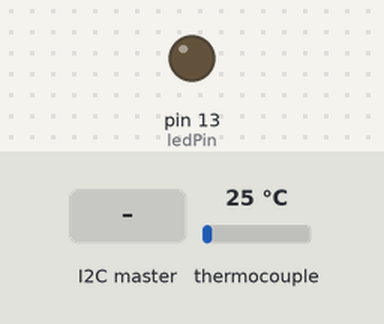
The sketch below on a simulated Arduino Uno, built with avr-gcc and run on an emulated ATmega328P. Parts: output pins drawn as LEDs (lit = HIGH). The inputs (shaded band) are chosen by the test bench; at power-on: thermocouple 25 °C. Pins used as bus, display or sensor lines are not drawn; what the sketch prints to the serial monitor is not drawn.

Above: at 1.7 s.
1.8 s: the I2C master sends the byte 1
At 2.3 s:
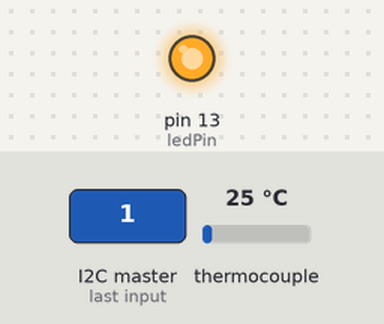
Timing chart, 0 to 4.8 s (numbered marks = the images above; inputs shaded):
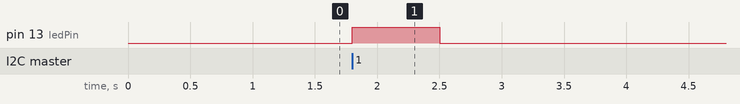

Measured:
- after the input at 1.8 s, pin 13 (ledPin): LOW → HIGH at once, → LOW 0.70 s later

The sketch:

sketch.ino
```cpp
// (licence header left out)
//Ref https://gist.github.com/carlosefr/5849220
//https://github.com/adafruit/MAX6675-library/blob/master/examples/serialthermocouple/serialthermocouple.pde
#include <Wire.h>
#include "max6675.h"


#define SLAVE_ADDRESS 0x04
static const char ledPin = 13;
static const char thermoDO = 3;
static const char thermoCS = 4;
static const char thermoCLK = 5;
static const char vccPin = 2;

short ledValue = 0;
short sensorCurr = 0;
short sensorPrev = -10;


MAX6675 thermocouple(thermoCLK, thermoCS, thermoDO);


void setup()
{
  Serial.begin(9600);
  pinMode(vccPin, OUTPUT); //MAX6675 vcc
  digitalWrite(vccPin, HIGH);
  pinMode(ledPin, OUTPUT); // OnBoard led
  Wire.begin(SLAVE_ADDRESS);
  //i2c
  Wire.onReceive(receiveEvent);
  Wire.onRequest(requestEvent);
  Serial.println("MAX6675 test");   // wait for MAX chip to stabilize
  delay(500);

}

short get_c_temp() {
   double tmp = thermocouple.readCelsius()*100;
   short temperature = (short) tmp;
   return temperature;
}


void loop() {
    sensorCurr = get_c_temp();
    digitalWrite(ledPin,LOW);
    delay(1000);

}


void receiveEvent(int bytes) {
  int operation = Wire.read();

  // Change the LED to HIGH on read...
  if (operation == 0x01) {
     digitalWrite(ledPin,HIGH);
  }

  // Consume any remainder bytes...
  while (Wire.available()) {
    Wire.read();
  }
}


void requestEvent() {
  // Both the Arduino and RPi are little-endian, no conversion needed...
  Wire.write((uint8_t *)&sensorCurr, sizeof(sensorCurr));
  Serial.println(sensorCurr);   // Print value
}
```
